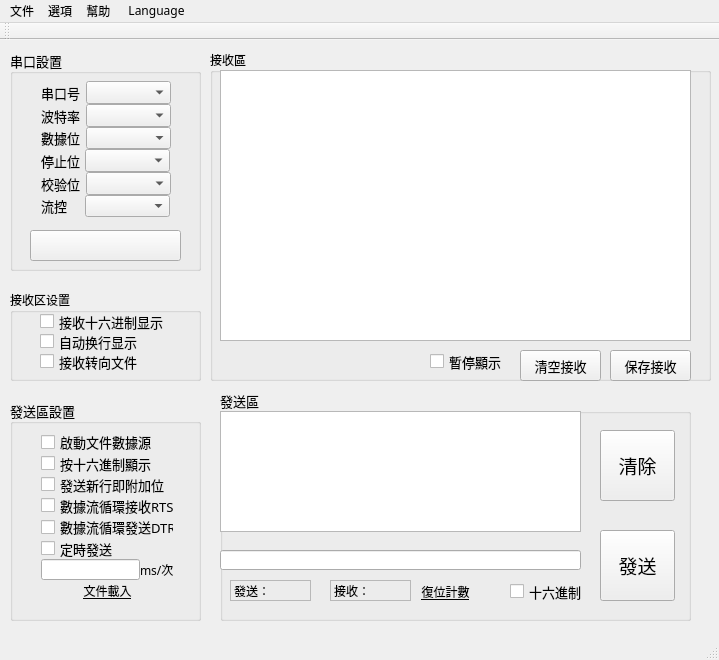
<?xml version="1.0" encoding="UTF-8"?>
<ui version="4.0">
 <class>MainWindow</class>
 <widget class="QMainWindow" name="MainWindow">
  <property name="geometry">
   <rect>
    <x>0</x>
    <y>0</y>
    <width>719</width>
    <height>660</height>
   </rect>
  </property>
  <property name="font">
   <font>
    <family>思源黑體 TW Regular</family>
   </font>
  </property>
  <property name="windowTitle">
   <string>MainWindow</string>
  </property>
  <widget class="QWidget" name="centralWidget">
   <widget class="QWidget" name="verticalLayoutWidget">
    <property name="geometry">
     <rect>
      <x>30</x>
      <y>30</y>
      <width>151</width>
      <height>158</height>
     </rect>
    </property>
    <layout class="QVBoxLayout" name="verticalLayout">
     <property name="spacing">
      <number>0</number>
     </property>
     <item>
      <layout class="QHBoxLayout" name="horizontalLayout_4">
       <item>
        <widget class="QLabel" name="label_port">
         <property name="font">
          <font>
           <pointsize>10</pointsize>
          </font>
         </property>
         <property name="styleSheet">
          <string notr="true"> qproperty-wordWrap: true;</string>
         </property>
         <property name="text">
          <string>串口号</string>
         </property>
        </widget>
       </item>
       <item>
        <widget class="QComboBox" name="combobox_port">
         <property name="minimumSize">
          <size>
           <width>85</width>
           <height>0</height>
          </size>
         </property>
         <property name="maximumSize">
          <size>
           <width>85</width>
           <height>25</height>
          </size>
         </property>
        </widget>
       </item>
      </layout>
     </item>
     <item>
      <layout class="QHBoxLayout" name="horizontalLayout_5">
       <item>
        <widget class="QLabel" name="label_baudrate">
         <property name="font">
          <font>
           <pointsize>10</pointsize>
          </font>
         </property>
         <property name="styleSheet">
          <string notr="true"> qproperty-wordWrap: true;</string>
         </property>
         <property name="text">
          <string>波特率</string>
         </property>
        </widget>
       </item>
       <item>
        <widget class="QComboBox" name="combobox_baudrate">
         <property name="minimumSize">
          <size>
           <width>85</width>
           <height>0</height>
          </size>
         </property>
         <property name="maximumSize">
          <size>
           <width>85</width>
           <height>25</height>
          </size>
         </property>
        </widget>
       </item>
      </layout>
     </item>
     <item>
      <layout class="QHBoxLayout" name="horizontalLayout_8">
       <item>
        <widget class="QLabel" name="label_data_len">
         <property name="font">
          <font>
           <pointsize>10</pointsize>
          </font>
         </property>
         <property name="styleSheet">
          <string notr="true"> qproperty-wordWrap: true;</string>
         </property>
         <property name="text">
          <string>數據位</string>
         </property>
        </widget>
       </item>
       <item>
        <widget class="QComboBox" name="combobox_data_len">
         <property name="minimumSize">
          <size>
           <width>85</width>
           <height>0</height>
          </size>
         </property>
         <property name="maximumSize">
          <size>
           <width>85</width>
           <height>25</height>
          </size>
         </property>
        </widget>
       </item>
      </layout>
     </item>
     <item>
      <layout class="QHBoxLayout" name="horizontalLayout_9">
       <property name="spacing">
        <number>0</number>
       </property>
       <property name="rightMargin">
        <number>0</number>
       </property>
       <item>
        <widget class="QLabel" name="label_stop_len">
         <property name="font">
          <font>
           <pointsize>10</pointsize>
          </font>
         </property>
         <property name="styleSheet">
          <string notr="true"> qproperty-wordWrap: true;</string>
         </property>
         <property name="text">
          <string>停止位</string>
         </property>
        </widget>
       </item>
       <item>
        <widget class="QComboBox" name="combobox_stop_len">
         <property name="minimumSize">
          <size>
           <width>85</width>
           <height>0</height>
          </size>
         </property>
         <property name="maximumSize">
          <size>
           <width>85</width>
           <height>25</height>
          </size>
         </property>
        </widget>
       </item>
      </layout>
     </item>
     <item>
      <layout class="QHBoxLayout" name="horizontalLayout_6">
       <item>
        <widget class="QLabel" name="label_parity">
         <property name="font">
          <font>
           <pointsize>10</pointsize>
          </font>
         </property>
         <property name="styleSheet">
          <string notr="true"> qproperty-wordWrap: true;</string>
         </property>
         <property name="text">
          <string>校验位</string>
         </property>
        </widget>
       </item>
       <item>
        <widget class="QComboBox" name="combobox_parity">
         <property name="minimumSize">
          <size>
           <width>85</width>
           <height>0</height>
          </size>
         </property>
         <property name="maximumSize">
          <size>
           <width>85</width>
           <height>25</height>
          </size>
         </property>
        </widget>
       </item>
      </layout>
     </item>
     <item>
      <layout class="QHBoxLayout" name="horizontalLayout_7">
       <item>
        <widget class="QLabel" name="label_flow_ctrl">
         <property name="font">
          <font>
           <pointsize>10</pointsize>
          </font>
         </property>
         <property name="styleSheet">
          <string notr="true"> qproperty-wordWrap: true;</string>
         </property>
         <property name="text">
          <string>流控</string>
         </property>
        </widget>
       </item>
       <item>
        <widget class="QComboBox" name="combobox_flow_ctrl">
         <property name="minimumSize">
          <size>
           <width>85</width>
           <height>0</height>
          </size>
         </property>
         <property name="maximumSize">
          <size>
           <width>85</width>
           <height>25</height>
          </size>
         </property>
        </widget>
       </item>
      </layout>
     </item>
    </layout>
   </widget>
   <widget class="QPushButton" name="push_button_open_close">
    <property name="geometry">
     <rect>
      <x>30</x>
      <y>190</y>
      <width>151</width>
      <height>31</height>
     </rect>
    </property>
    <property name="font">
     <font>
      <family>文泉驿点阵正黑</family>
      <pointsize>11</pointsize>
     </font>
    </property>
    <property name="text">
     <string/>
    </property>
   </widget>
   <widget class="QLabel" name="label_led">
    <property name="geometry">
     <rect>
      <x>50</x>
      <y>190</y>
      <width>31</width>
      <height>31</height>
     </rect>
    </property>
    <property name="text">
     <string/>
    </property>
    <property name="wordWrap">
     <bool>false</bool>
    </property>
   </widget>
   <widget class="QWidget" name="verticalLayoutWidget_2">
    <property name="geometry">
     <rect>
      <x>30</x>
      <y>380</y>
      <width>155</width>
      <height>192</height>
     </rect>
    </property>
    <layout class="QVBoxLayout" name="verticalLayout_3">
     <property name="spacing">
      <number>0</number>
     </property>
     <item>
      <widget class="QCheckBox" name="checkBox_tx_filesource">
       <property name="font">
        <font>
         <family>思源黑體 TW Regular</family>
         <pointsize>10</pointsize>
        </font>
       </property>
       <property name="text">
        <string>啟動文件數據源</string>
       </property>
      </widget>
     </item>
     <item>
      <widget class="QCheckBox" name="checkBox_tx_hex_disp">
       <property name="font">
        <font>
         <family>思源黑體 TW Regular</family>
         <pointsize>10</pointsize>
        </font>
       </property>
       <property name="text">
        <string>按十六進制顯示</string>
       </property>
      </widget>
     </item>
     <item>
      <widget class="QCheckBox" name="checkBox_tx_new_line">
       <property name="font">
        <font>
         <family>思源黑體 TW Regular</family>
         <pointsize>10</pointsize>
        </font>
       </property>
       <property name="text">
        <string>發送新行即附加位</string>
       </property>
      </widget>
     </item>
     <item>
      <widget class="QCheckBox" name="checkBox_tx_rts">
       <property name="font">
        <font>
         <family>思源黑體 TW Regular</family>
         <pointsize>10</pointsize>
        </font>
       </property>
       <property name="text">
        <string>數據流循環接收RTS</string>
       </property>
      </widget>
     </item>
     <item>
      <widget class="QCheckBox" name="checkBox_tx_dtr">
       <property name="font">
        <font>
         <family>思源黑體 TW Regular</family>
         <pointsize>10</pointsize>
        </font>
       </property>
       <property name="text">
        <string>數據流循環發送DTR</string>
       </property>
      </widget>
     </item>
     <item>
      <widget class="QCheckBox" name="checkBox_tx_cycle">
       <property name="font">
        <font>
         <family>思源黑體 TW Regular</family>
         <pointsize>10</pointsize>
        </font>
       </property>
       <property name="text">
        <string>定時發送</string>
       </property>
      </widget>
     </item>
     <item>
      <layout class="QHBoxLayout" name="horizontalLayout_10">
       <property name="spacing">
        <number>0</number>
       </property>
       <item>
        <widget class="QLineEdit" name="lineEdit_tx_cycle_timer"/>
       </item>
       <item>
        <widget class="QLabel" name="label_tx_cycle_unit">
         <property name="text">
          <string>ms/次</string>
         </property>
        </widget>
       </item>
      </layout>
     </item>
     <item>
      <widget class="QPushButton" name="pushButton_tx_load_file">
       <property name="font">
        <font>
         <underline>true</underline>
        </font>
       </property>
       <property name="text">
        <string>文件載入</string>
       </property>
       <property name="flat">
        <bool>true</bool>
       </property>
      </widget>
     </item>
    </layout>
   </widget>
   <widget class="QGroupBox" name="groupBox">
    <property name="geometry">
     <rect>
      <x>10</x>
      <y>360</y>
      <width>191</width>
      <height>221</height>
     </rect>
    </property>
    <property name="font">
     <font>
      <pointsize>10</pointsize>
     </font>
    </property>
    <property name="title">
     <string>發送區設置</string>
    </property>
   </widget>
   <widget class="QGroupBox" name="groupBox_2">
    <property name="geometry">
     <rect>
      <x>10</x>
      <y>10</y>
      <width>191</width>
      <height>221</height>
     </rect>
    </property>
    <property name="font">
     <font>
      <pointsize>10</pointsize>
     </font>
    </property>
    <property name="title">
     <string>串口設置</string>
    </property>
   </widget>
   <widget class="QTextBrowser" name="textBrowser_tx">
    <property name="geometry">
     <rect>
      <x>220</x>
      <y>371</y>
      <width>361</width>
      <height>121</height>
     </rect>
    </property>
   </widget>
   <widget class="QPushButton" name="pushButton_tx_clear">
    <property name="geometry">
     <rect>
      <x>600</x>
      <y>390</y>
      <width>75</width>
      <height>71</height>
     </rect>
    </property>
    <property name="font">
     <font>
      <pointsize>14</pointsize>
     </font>
    </property>
    <property name="text">
     <string>清除</string>
    </property>
   </widget>
   <widget class="QPushButton" name="pushButton_tx_enable">
    <property name="geometry">
     <rect>
      <x>600</x>
      <y>490</y>
      <width>75</width>
      <height>71</height>
     </rect>
    </property>
    <property name="font">
     <font>
      <pointsize>14</pointsize>
     </font>
    </property>
    <property name="text">
     <string>發送</string>
    </property>
   </widget>
   <widget class="QLabel" name="label_tx_count">
    <property name="geometry">
     <rect>
      <x>230</x>
      <y>540</y>
      <width>81</width>
      <height>21</height>
     </rect>
    </property>
    <property name="frameShape">
     <enum>QFrame::StyledPanel</enum>
    </property>
    <property name="frameShadow">
     <enum>QFrame::Sunken</enum>
    </property>
    <property name="text">
     <string>發送：</string>
    </property>
   </widget>
   <widget class="QLabel" name="label_recv_count">
    <property name="geometry">
     <rect>
      <x>330</x>
      <y>540</y>
      <width>81</width>
      <height>21</height>
     </rect>
    </property>
    <property name="frameShape">
     <enum>QFrame::StyledPanel</enum>
    </property>
    <property name="frameShadow">
     <enum>QFrame::Sunken</enum>
    </property>
    <property name="text">
     <string>接收：</string>
    </property>
   </widget>
   <widget class="QPushButton" name="pushButton_tx_clear_count">
    <property name="geometry">
     <rect>
      <x>400</x>
      <y>540</y>
      <width>91</width>
      <height>23</height>
     </rect>
    </property>
    <property name="font">
     <font>
      <underline>true</underline>
     </font>
    </property>
    <property name="text">
     <string>復位計數</string>
    </property>
    <property name="flat">
     <bool>true</bool>
    </property>
   </widget>
   <widget class="QGroupBox" name="groupBox_3">
    <property name="geometry">
     <rect>
      <x>220</x>
      <y>350</y>
      <width>471</width>
      <height>231</height>
     </rect>
    </property>
    <property name="font">
     <font>
      <pointsize>10</pointsize>
     </font>
    </property>
    <property name="title">
     <string>發送區</string>
    </property>
    <widget class="QLineEdit" name="lineEdit_tx">
     <property name="geometry">
      <rect>
       <x>0</x>
       <y>160</y>
       <width>361</width>
       <height>20</height>
      </rect>
     </property>
    </widget>
    <widget class="QCheckBox" name="checkBox_tx_hex">
     <property name="geometry">
      <rect>
       <x>290</x>
       <y>190</y>
       <width>81</width>
       <height>23</height>
      </rect>
     </property>
     <property name="font">
      <font>
       <family>思源黑體 TW Regular</family>
       <pointsize>10</pointsize>
      </font>
     </property>
     <property name="text">
      <string>十六進制</string>
     </property>
    </widget>
   </widget>
   <widget class="QTextBrowser" name="textBrowser_rx">
    <property name="geometry">
     <rect>
      <x>220</x>
      <y>30</y>
      <width>471</width>
      <height>271</height>
     </rect>
    </property>
   </widget>
   <widget class="QPushButton" name="pushButton_clear_rx">
    <property name="geometry">
     <rect>
      <x>520</x>
      <y>310</y>
      <width>81</width>
      <height>31</height>
     </rect>
    </property>
    <property name="font">
     <font>
      <pointsize>10</pointsize>
     </font>
    </property>
    <property name="text">
     <string>清空接收</string>
    </property>
   </widget>
   <widget class="QPushButton" name="pushButton_save_rx">
    <property name="geometry">
     <rect>
      <x>610</x>
      <y>310</y>
      <width>81</width>
      <height>31</height>
     </rect>
    </property>
    <property name="font">
     <font>
      <pointsize>10</pointsize>
     </font>
    </property>
    <property name="text">
     <string>保存接收</string>
    </property>
   </widget>
   <widget class="QGroupBox" name="groupBox_4">
    <property name="geometry">
     <rect>
      <x>210</x>
      <y>10</y>
      <width>501</width>
      <height>331</height>
     </rect>
    </property>
    <property name="title">
     <string>接收區</string>
    </property>
    <widget class="QCheckBox" name="checkBox_rx_pause">
     <property name="geometry">
      <rect>
       <x>220</x>
       <y>300</y>
       <width>81</width>
       <height>23</height>
      </rect>
     </property>
     <property name="font">
      <font>
       <family>思源黑體 TW Regular</family>
       <pointsize>10</pointsize>
      </font>
     </property>
     <property name="text">
      <string>暫停顯示</string>
     </property>
    </widget>
   </widget>
   <widget class="QCheckBox" name="checkBox_rx_hex_disp">
    <property name="geometry">
     <rect>
      <x>40</x>
      <y>270</y>
      <width>149</width>
      <height>23</height>
     </rect>
    </property>
    <property name="font">
     <font>
      <family>思源黑體 TW Regular</family>
      <pointsize>10</pointsize>
     </font>
    </property>
    <property name="text">
     <string>接收十六进制显示</string>
    </property>
   </widget>
   <widget class="QCheckBox" name="checkBox_rx_newline_disp">
    <property name="geometry">
     <rect>
      <x>40</x>
      <y>290</y>
      <width>149</width>
      <height>23</height>
     </rect>
    </property>
    <property name="font">
     <font>
      <family>思源黑體 TW Regular</family>
      <pointsize>10</pointsize>
     </font>
    </property>
    <property name="text">
     <string>自动换行显示</string>
    </property>
   </widget>
   <widget class="QCheckBox" name="checkBox_rx_resource">
    <property name="geometry">
     <rect>
      <x>40</x>
      <y>310</y>
      <width>149</width>
      <height>23</height>
     </rect>
    </property>
    <property name="font">
     <font>
      <family>思源黑體 TW Regular</family>
      <pointsize>10</pointsize>
     </font>
    </property>
    <property name="text">
     <string>接收转向文件</string>
    </property>
   </widget>
   <widget class="QGroupBox" name="groupBox_5">
    <property name="geometry">
     <rect>
      <x>10</x>
      <y>250</y>
      <width>191</width>
      <height>91</height>
     </rect>
    </property>
    <property name="title">
     <string>接收区设置</string>
    </property>
   </widget>
   <zorder>groupBox_5</zorder>
   <zorder>groupBox_4</zorder>
   <zorder>groupBox_3</zorder>
   <zorder>groupBox_2</zorder>
   <zorder>groupBox</zorder>
   <zorder>verticalLayoutWidget</zorder>
   <zorder>push_button_open_close</zorder>
   <zorder>label_led</zorder>
   <zorder>verticalLayoutWidget_2</zorder>
   <zorder>textBrowser_tx</zorder>
   <zorder>pushButton_tx_clear</zorder>
   <zorder>pushButton_tx_enable</zorder>
   <zorder>label_tx_count</zorder>
   <zorder>label_recv_count</zorder>
   <zorder>pushButton_tx_clear_count</zorder>
   <zorder>textBrowser_rx</zorder>
   <zorder>pushButton_clear_rx</zorder>
   <zorder>pushButton_save_rx</zorder>
   <zorder>checkBox_rx_hex_disp</zorder>
   <zorder>checkBox_rx_newline_disp</zorder>
   <zorder>checkBox_rx_resource</zorder>
  </widget>
  <widget class="QMenuBar" name="menuBar">
   <property name="geometry">
    <rect>
     <x>0</x>
     <y>0</y>
     <width>719</width>
     <height>23</height>
    </rect>
   </property>
   <widget class="QMenu" name="menu_file">
    <property name="title">
     <string>文件</string>
    </property>
   </widget>
   <widget class="QMenu" name="menu_option">
    <property name="title">
     <string>選項</string>
    </property>
   </widget>
   <widget class="QMenu" name="menu_helo">
    <property name="title">
     <string>幫助 </string>
    </property>
   </widget>
   <widget class="QMenu" name="menu_language">
    <property name="title">
     <string>Language</string>
    </property>
    <addaction name="action_english"/>
    <addaction name="action_chinese_s"/>
    <addaction name="action_chinese_t"/>
   </widget>
   <addaction name="menu_file"/>
   <addaction name="menu_option"/>
   <addaction name="menu_helo"/>
   <addaction name="menu_language"/>
  </widget>
  <widget class="QToolBar" name="mainToolBar">
   <attribute name="toolBarArea">
    <enum>TopToolBarArea</enum>
   </attribute>
   <attribute name="toolBarBreak">
    <bool>false</bool>
   </attribute>
  </widget>
  <widget class="QStatusBar" name="statusBar"/>
  <action name="action_english">
   <property name="text">
    <string>English</string>
   </property>
  </action>
  <action name="action_chinese_s">
   <property name="text">
    <string>简体中文</string>
   </property>
  </action>
  <action name="action_chinese_t">
   <property name="text">
    <string>繁體中文</string>
   </property>
  </action>
 </widget>
 <layoutdefault spacing="6" margin="11"/>
 <resources/>
 <connections/>
</ui>
